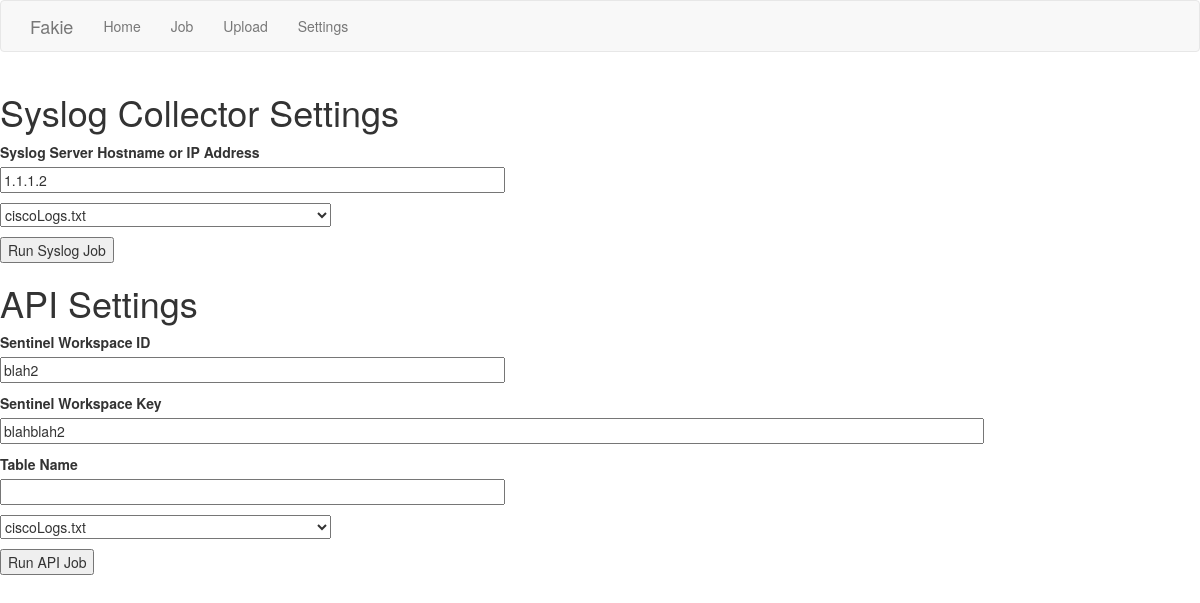
Screenshot of /job with the database file from the repository.
### app/models.py (models this page shows)
class SyslogSettings(db.Model):
    id = db.Column(db.Integer, primary_key=True)
    serverIP = db.Column(db.String(64), index=True, unique=True)
    comment = db.Column(db.String(128))

class ApiSettings(db.Model):
    id = db.Column(db.Integer, primary_key=True)
    workspaceId = db.Column(db.String(64), index=True, unique=True)
    workspaceKey = db.Column(db.String(128))
    comment = db.Column(db.String(128))

### app/routes.py (the view)
@app.route('/job', methods=['GET'])
def job():
    files = os.listdir(app.config['UPLOAD_FOLDER'])
    files_list=[(file) for file in files]
    syslog_form = syslogForm()
    api_form = apiForm()
    syslog_form.syslogLogFileName.choices = files_list
    api_form.apiLogFileName.choices = files_list
    syslogSettings = SyslogSettings.query.first()
    if syslogSettings:
        syslog_form.serverIP.data = syslogSettings.serverIP
    apiSettings = ApiSettings.query.first()
    if apiSettings:
        api_form.workspaceId.data = apiSettings.workspaceId
        api_form.workspaceKey.data = apiSettings.workspaceKey
    return render_template('job.html', files=files, syslog_form=syslog_form, api_form=api_form)

### app/forms.py
class syslogForm(FlaskForm):
    serverIP = StringField('Syslog Server Hostname or IP Address', validators=[DataRequired()])
    syslogLogFileName = SelectField('SyslogFilename', validate_choice=False)
    submit = SubmitField('Run Syslog Job')

class apiForm(FlaskForm):
    workspaceId = StringField('Sentinel Workspace ID', validators=[DataRequired()])
    workspaceKey = StringField('Sentinel Workspace Key', validators=[DataRequired()])
    tableName = StringField('Table Name', validators=[DataRequired()])
    apiLogFileName = SelectField('ApiFilename', validate_choice=False)
    submit = SubmitField('Run API Job')

### app/templates/job.html (shortened to what this page needs)
{% extends "base.html" %}
{% block content %}
    <!doctype html>
    <h1>Syslog Collector Settings</h1>
    <form action="{{ url_for('syslog') }}" method=post>
        <p>
            {{ syslog_form.serverIP.label }}<br>
            {{ syslog_form.serverIP(size=64) }}
        </p>
        <p>
           {{ syslog_form.syslogLogFileName }}
        </p>
        <p>{{ syslog_form.submit() }}</p>
    </form>
    <h1>API Settings</h1>
    <form action="{{ url_for('api') }}" method=post>
        <p>
            {{ api_form.workspaceId.label }}<br>
            {{ api_form.workspaceId(size=64) }}
        </p>
        <p>
            {{ api_form.workspaceKey.label }}<br>
            {{ api_form.workspaceKey(size=128) }}
        </p>
        <p>
            {{ api_form.tableName.label }}<br>
            {{ api_form.tableName(size=64) }}
        </p>
        <p>
            {{ api_form.apiLogFileName(formnovalidate=True) }}
         </p>
        <p>{{ api_form.submit() }}</p>
    </form>
{% endblock %}

### app/templates/base.html (shortened to what this page needs)
{% extends 'bootstrap/base.html' %}
{% block navbar %}
    <nav class="navbar navbar-default">
        <div class="container">
            <div class="navbar-header">
                <a class="navbar-brand" href="{{ url_for('index') }}">Fakie</a>
            </div>
            <div class="collapse navbar-collapse" id="bs-example-navbar-collapse-1">
                <ul class="nav navbar-nav">
                    <li><a href="{{ url_for('index') }}">Home</a></li>
                    <li><a href="{{ url_for('job') }}">Job</a></li>
                    <li><a href="{{ url_for('upload') }}">Upload</a></li>
                    <li><a href="{{ url_for('settings') }}">Settings</a></li>
                </ul>
            </div>
        </div>
    </nav>
{% endblock %}

### rows the page displays
SyslogSettings: serverIP "1.1.1.2"
ApiSettings: workspaceId "blah2", workspaceKey "blahblah2"

### other values shown
{{ syslog_form.serverIP.label }} "Syslog Server Hostname or IP Address"
{{ api_form.workspaceId.label }} "Sentinel Workspace ID"
{{ api_form.workspaceKey.label }} "Sentinel Workspace Key"
{{ api_form.tableName.label }} "Table Name"
